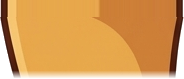
#> input picture cartoon2d/cast/bobo/parts/thigh_sl.png, 184 x 79 px
$ python -i rig.py   (imports and definitions only)
#> lines starting #> are read from the running program, lines starting #| are printed output that depends on the picture
#> further down, picture is the input picture: PIL image 184x79 RGBA; mean R, G, B, A 207.4, 143.6, 68.2, 229.8
"""Cut one full-body cartoon picture (white background) into a 2D cut-out rig.

python3 cartoon2d/rig.py cartoon2d/cast/<name>       (reads source.png + spec.json, writes parts/*.png + rig.json + debug.png)

spec.json (all points in source.png pixels):
  neck [x, y]            head pivot; the head part is everything above `neck_y` (plus a small overlap)
  head_box [x0,y0,x1,y1] where the head is (hair included) - limits the head cut
  arms: {"sl": {...}, "sr": {...}}   sl = screen-left (the character's right arm), sr = screen-right
      poly  [[x,y],...]  loose outline around the whole arm + hand; only its shoulder edge must be exact
      shoulder [x,y]     pivot of the upper arm
      elbow [x,y]        pivot of the forearm
      sleeve [x,y]       colour sample for the shoulder cap; elbow_skin [x,y] for the elbow cap
  mouth {"c": [x,y], "w": px, "h": px}   the drawn mouth (replaced while talking)
  eyes [[cx,cy,rx,ry], ...]               the eye openings (covered for blinks)
  skin [x,y]   cheek colour sample; line [x,y] outline colour sample
  feet [x,y]   ground point (centre between the shoes)
"""
import json
import math
import sys
from pathlib import Path

import numpy as np
from PIL import Image, ImageDraw, ImageFilter

sys.path.insert(0, str(Path(__file__).resolve().parent))


def cutout(img, thresh=238):
    """White background -> alpha: flood from the border through near-white pixels, so white inside the character
    (eyes, socks, shoes) stays solid."""
#> called with thresh = 238
    a = np.asarray(img.convert("RGB")).astype(np.int16)
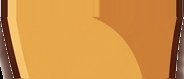
#> a: shape (79, 184, 3) int16; mean R, G, B 207.4, 143.6, 68.2
    h, w = a.shape[:2]
#> h = 79; w = 184
    white = (a.min(2) >= thresh) & (a.max(2) - a.min(2) < 18)
#> white: shape (79, 184) bool; every value is 0
    bg = np.zeros((h, w), bool)
    seed = np.zeros((h, w), bool)
    seed[0, :] = seed[-1, :] = True
    seed[:, 0] = seed[:, -1] = True
    seed &= white
    bg |= seed
    # iterative flood fill on a numpy grid (fast enough for ~2k images: dilate within `white` until stable)
    while True:
        grown = bg.copy()
        grown[1:, :] |= bg[:-1, :]
        grown[:-1, :] |= bg[1:, :]
        grown[:, 1:] |= bg[:, :-1]
        grown[:, :-1] |= bg[:, 1:]
        grown &= white
        if (grown == bg).all():
            break
        bg = grown
    alpha = Image.fromarray(((~bg) * 255).astype(np.uint8))
#> alpha: PIL image 184x79 L; every value is 255
    alpha = alpha.filter(ImageFilter.MinFilter(3)).filter(ImageFilter.GaussianBlur(0.8))   # trim the white halo, soft edge
    out = img.convert("RGBA")
    out.putalpha(alpha)
    return out


# [25 lines left out: functions _box, bleed, poly_mask, not called in this run]


def side_of(p, a, b):
    """>0 on one side of line a->b for each pixel grid point p (h,w,2)."""
    return (b[0] - a[0]) * (p[..., 1] - a[1]) - (b[1] - a[1]) * (p[..., 0] - a[0])


# [41 lines left out: functions crop_part, width_at, mid_at, not called in this run]


def sample(img, p, r=3):
    a = np.asarray(img.convert("RGB"))[int(p[1]) - r:int(p[1]) + r + 1, int(p[0]) - r:int(p[0]) + r + 1]
    return tuple(int(v) for v in np.median(a.reshape(-1, 3), 0))


# [263 lines left out: functions runs, cut_legs, fade_bottom, build, not called in this run]


# [2 lines not run here, left out]

>>> from PIL import Image
>>> picture = Image.open('cast/bobo/parts/thigh_sl.png')
>>> result = cutout(picture)
